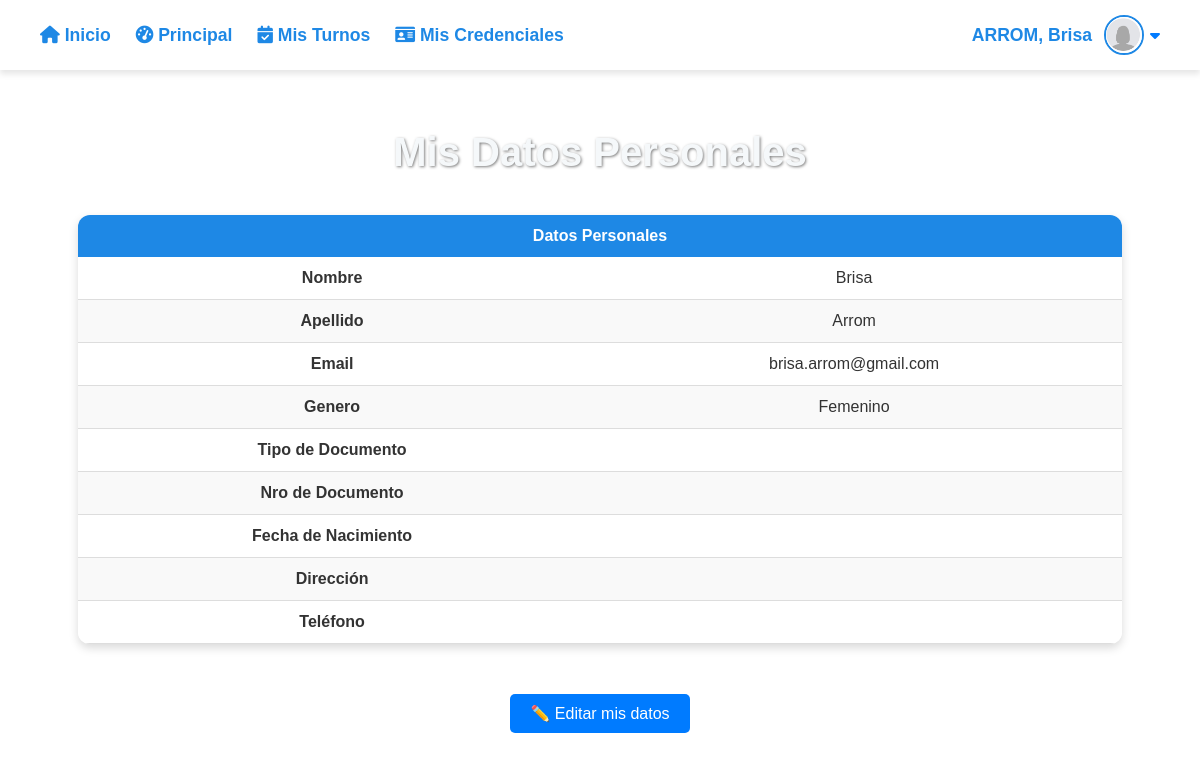
Screenshot of /interfaces/Paciente/datosPersonales.php (signed in) with the database file from the repository.
### tables this page shows
CREATE TABLE IF NOT EXISTS usuarios (
  id_usuario INT NOT NULL AUTO_INCREMENT,
  nombre VARCHAR(100) NOT NULL,
  apellido VARCHAR(100) NOT NULL,
  email VARCHAR(150) NOT NULL,
  password_hash VARCHAR(255) NOT NULL,
  id_rol INT DEFAULT NULL,
  activo TINYINT(1) DEFAULT 1,
  fecha_creacion TIMESTAMP NOT NULL DEFAULT CURRENT_TIMESTAMP,
  genero VARCHAR(100) DEFAULT NULL,
  img_dni LONGTEXT DEFAULT NULL,
  CONSTRAINT pk_usuario PRIMARY KEY (id_usuario),         
  CONSTRAINT uk_usuario_email UNIQUE (email),             
  KEY idx_usuario_id_rol (id_rol),                        
  CONSTRAINT fk_usuario_id_rol FOREIGN KEY (id_rol)       
    REFERENCES roles(id_rol)
    ON UPDATE CASCADE
    ON DELETE SET NULL
);

### interfaces/Paciente/datosPersonales.php (the view, shortened to what this page needs)
<?php
$id_usuario = $_SESSION['id_usuario'] ?? null;
$conn = ConexionBD::conectar();
$sql = "SELECT u.nombre, u.apellido, u.email, u.genero,
               p.tipo_documento, p.nro_documento, p.fecha_nacimiento, p.direccion, p.telefono
        FROM usuarios u
        LEFT JOIN pacientes p ON u.id_usuario = p.id_usuario
        WHERE u.id_usuario = ?";
$stmt = $conn->prepare($sql);
$stmt->bind_param("i", $id_usuario);
$stmt->execute();
$result = $stmt->get_result();
if ($result && $result->num_rows > 0) {
    $datosPaciente = $result->fetch_assoc();
} else {
    $datosPaciente = null;
}
?>
<!DOCTYPE html>
<html lang="es">
<head>
  <link rel="stylesheet" href="../../css/principalPac.css">
  <link rel="stylesheet" href="../../css/misTurnos.css">
  <link rel="stylesheet" href="https://cdnjs.cloudflare.com/ajax/libs/font-awesome/6.4.0/css/all.min.css">
  <link rel="stylesheet" href="https://cdn.jsdelivr.net/npm/@fancyapps/ui/dist/fancybox.css"/>
</head>
<body>
  <?php include('navPac.php'); ?>
  <main class="container">
    <h1>Mis Datos Personales</h1>
    <?php if ($datosPaciente): ?>
      <?php if (!isset($_GET['editar'])): ?>
        <table>
          <thead>
            <tr>
              <th colspan="2">Datos Personales</th>
            </tr>
          </thead>
          <tbody>
            <tr><td><strong>Nombre</strong></td><td><?= htmlspecialchars($datosPaciente['nombre']) ?></td></tr>
            <tr><td><strong>Apellido</strong></td><td><?= htmlspecialchars($datosPaciente['apellido']) ?></td></tr>
            <tr><td><strong>Email</strong></td><td><?= htmlspecialchars($datosPaciente['email']) ?></td></tr>
            <tr><td><strong>Genero</strong></td><td><?= htmlspecialchars($datosPaciente['genero']) ?></td></tr>
            <tr><td><strong>Tipo de Documento</strong></td><td><?= htmlspecialchars($datosPaciente['tipo_documento']) ?></td></tr>
            <tr><td><strong>Nro de Documento</strong></td><td><?= htmlspecialchars($datosPaciente['nro_documento']) ?></td></tr>
            <tr><td><strong>Fecha de Nacimiento</strong></td><td><?= htmlspecialchars($datosPaciente['fecha_nacimiento']) ?></td></tr>
            <tr><td><strong>Dirección</strong></td><td><?= htmlspecialchars($datosPaciente['direccion']) ?></td></tr>
            <tr><td><strong>Teléfono</strong></td><td><?= htmlspecialchars($datosPaciente['telefono']) ?></td></tr>
          </tbody>
        </table>
        <div style="text-align: center;">
          <a href="editarDatosPersonales.php?editar=1" class="btn-editar">✏️ Editar mis datos</a>
        </div>
      <?php endif; ?>
    <?php else: ?>
      <p style="color: white; text-align: center;">No se encontraron datos personales.</p>
    <?php endif; ?>
  </main>
</body>
</html>

### css/principalPac.css (style rules this page uses)
* { margin: 0; padding: 0; box-sizing: border-box; font-family: Arial, sans-serif; }
body { background: url("https://i.pinimg.com/1200x/9b/e2/12/9be212df4fc8537ddc31c3f7fa147b42.jpg") no-repeat center center fixed; background-size: cover; color: #333; min-height: 100vh; }
.container { padding: 60px 20px; text-align: center; }
.container h1 { margin-bottom: 40px; color: #f5f8fa; font-size: 2.5em; text-shadow: 1px 1px 3px rgba(0, 0, 0, 0.5); }

### css/misTurnos.css (style rules this page uses)
* { margin: 0; padding: 0; box-sizing: border-box; font-family: Arial, sans-serif; }
body { background: url("https://i.pinimg.com/1200x/9b/e2/12/9be212df4fc8537ddc31c3f7fa147b42.jpg") no-repeat center center fixed; background-size: cover; color: #333; }
.container { padding: 60px 20px; text-align: center; }
.container h1 { margin-bottom: 40px; color: #f5f8fa; font-size: 2.5em; text-shadow: 1px 1px 3px rgba(0, 0, 0, 0.5); }
table { width: 90%; margin: 30px auto; border-collapse: collapse; background-color: rgba(255, 255, 255, 0.95); box-shadow: 0 4px 10px rgba(0, 0, 0, 0.15); border-radius: 12px; overflow: hidden; }
table thead { background-color: #1e88e5; color: white; font-weight: bold; font-size: 1em; }
table thead th { padding: 12px; text-align: center; }
table tbody td { padding: 12px; text-align: center; border-bottom: 1px solid #ddd; color: #333; }
table tbody tr:nth-child(even) { background-color: #f9f9f9; }

### interfaces/Paciente/datosPersonales.php (style rules this page uses)
.btn-editar { display: inline-block; padding: 10px 20px; background-color: #007bff; color: white; text-decoration: none; border-radius: 5px; margin-top: 20px; cursor: pointer; }

### rows the page displays
usuarios: nombre "Brisa", apellido "Arrom", email "brisa.arrom@gmail.com", genero "Femenino"

### other values shown
mb_strtoupper($_SESSION['apellido'], 'UTF-8') "ARROM"
mb_convert_case($_SESSION['nombre'], MB_CASE_TITLE, 'UTF-8') "Brisa"
